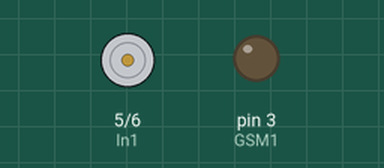
The sketch below on a simulated Arduino Uno, built with avr-gcc and run on an emulated ATmega328P. On the bench: motor-driver pin pairs drawn as motors (green arrow = first pin HIGH = forward, orange = second pin HIGH = backward, longer = more drive), output pins drawn as LEDs (lit = HIGH).

Above: at 0.1 s.
At 17.93 s:
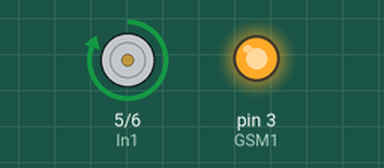
Timing chart, 0 to 40.0 s (numbered marks = the images above):
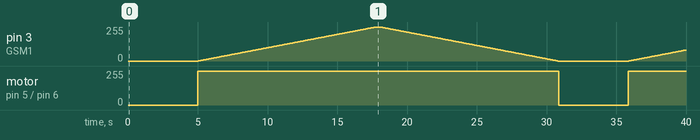

Measured:
- by itself, motor on pin 5 (In1) / pin 6 (In2): stopped → forward 255/255 at 5.0 s, → stopped 25.9 s later, → forward 255/255 5.0 s later

The sketch:

Gravitron.ino
```cpp
const int GSM1 = 3;
#define In1 5
#define In2 6

const int spinning_time = 10000;
const int pause_time = 5000;
const int max_spinning_speed = 255;

void setup() {
  pinMode(In1, OUTPUT);
  pinMode(In2, OUTPUT);
  pinMode(GSM1, OUTPUT);
  Serial.begin(9600);
}

void loop() {
  delay(pause_time);
  spin();
  delay(max_spinning_speed);
  stopSpin();
}

void stopSpin() {
  for (int i = max_spinning_speed; i >= 0; i--) {
    analogWrite(GSM1, i);
    delay(50);
  }

  digitalWrite(In1, LOW);
  digitalWrite(In2, LOW);
}

void spin() {
  digitalWrite(In1, HIGH);
  digitalWrite(In2, LOW);
  for (int i = 0; i <= max_spinning_speed; i++) {
    analogWrite(GSM1, i);
    delay(50);
  }
}
```
